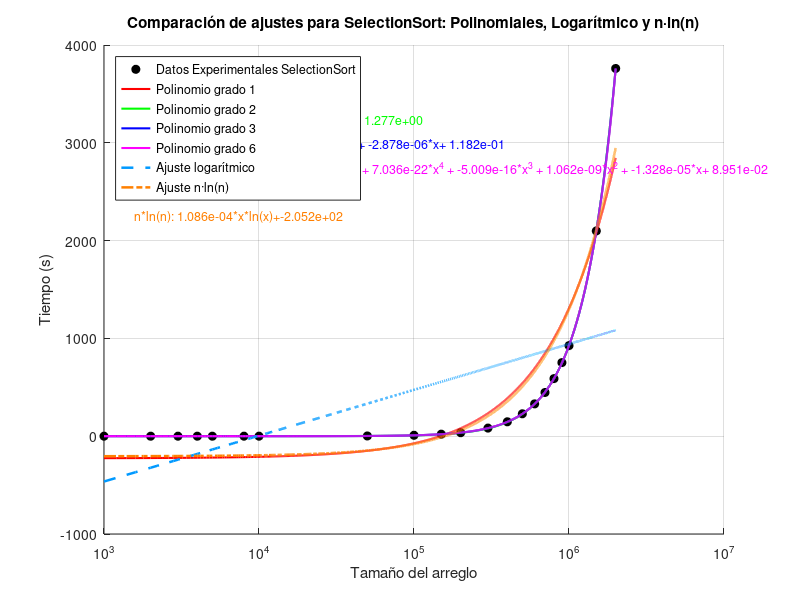

The MATLAB script that drew this image:
%% COMPARACIÓN DE AJUSTES: POLINOMIAL, LOGARÍTMICO Y n·ln(n) CON ECUACIONES
clear; clc; close all;

%% VALORES DE X
x = [1000
2000
3000
4000
5000
8000
10000
50000
100000
150000
200000
300000
400000
500000
600000
700000
800000
900000
1000000
1500000
2000000];

%% VALORES DE Y = F(x) EN SEGUNDOS
y = [0.002321959
0.00582099
0.010045052
0.019410133
0.027104139
0.062423945
0.103622913
2.337926149
9.195359945
20.72773695
35.92016602
82.95958805
147.3512471
229.3074861
330.4306259
447.0444081
588.905952
752.5585811
926.231288
2098.683022
3760.108254
];

%% CONFIGURACIÓN DE AJUSTES POLINOMIALES
grados = [1, 2, 3, 6];             % Grados polinomiales
colors = ['r', 'g', 'b', 'm'];     % Colores para polinomios
linewidths = 1.5;

%% ESPACIO DE EVALUACIÓN
xi = linspace(min(x), max(x), 10000);

%% FIGURA PRINCIPAL
figure('Units','normalized','Position',[0.1 0.1 0.7 0.6]);
hold on;

% PUNTOS EXPERIMENTALES
plot(x, y, 'ko', 'MarkerFaceColor', 'k', 'DisplayName', 'Datos Experimentales SelectionSort');

% AJUSTES POLINOMIALES
for i = 1:length(grados)
    grado = grados(i);
    p = polyfit(x, y, grado);
    z = polyval(p, xi);
    
    plot(xi, z, colors(i), 'LineWidth', linewidths, 'DisplayName', sprintf('Polinomio grado %d', grado));
    
    % Mostrar ecuación sobre la gráfica
    func_str = sprintf('Grado %d: ', grado);
    for j = 1:length(p)
        exp = length(p) - j;
        if exp == 0
            func_str = [func_str, sprintf('+ %.3e', p(j))];
        elseif exp == 1
            func_str = [func_str, sprintf(' + %.3e*x', p(j))];
        else
            func_str = [func_str, sprintf(' + %.3e*x^%d', p(j), exp)];
        end
    end
    text(0.05, 0.9 - (i-1)*0.05, func_str, 'Units','normalized', 'Color', colors(i), 'FontSize',9);
end

% AJUSTE LOGARÍTMICO
p_log = polyfit(log(x), y, 1);
a = p_log(1); c = p_log(2);
z_log = polyval(p_log, log(xi));
plot(xi, z_log, '--', 'Color', [0 0.6 1], 'LineWidth', 1.8, 'DisplayName', 'Ajuste logarítmico');

% Ecuación logarítmica sobre la gráfica
text(0.05, 0.9 - length(grados)*0.05, ...
    sprintf('Log: %.3e*ln(x)+%.3e', a, c), 'Units','normalized', 'Color',[0 0.6 1], 'FontSize',9);

% AJUSTE n·ln(n)
p_nlogn = polyfit(x .* log(x), y, 1);
b = p_nlogn(1); d = p_nlogn(2);
z_nlogn = polyval(p_nlogn, xi .* log(xi));
plot(xi, z_nlogn, '-.', 'Color', [1 0.5 0], 'LineWidth', 1.8, 'DisplayName', 'Ajuste n·ln(n)');

% Ecuación n*ln(n) sobre la gráfica
text(0.05, 0.9 - (length(grados)+1)*0.05, ...
    sprintf('n*ln(n): %.3e*x*ln(x)+%.3e', b, d), 'Units','normalized', 'Color',[1 0.5 0], 'FontSize',9);

% CONFIGURACIÓN FINAL
grid on;
xlabel('Tamaño del arreglo');
ylabel('Tiempo (s)');
title('Comparación de ajustes para SelectionSort: Polinomiales, Logarítmico y n·ln(n)');
legend('Location', 'northwest');
set(gca, 'XScale', 'log');
hold off;